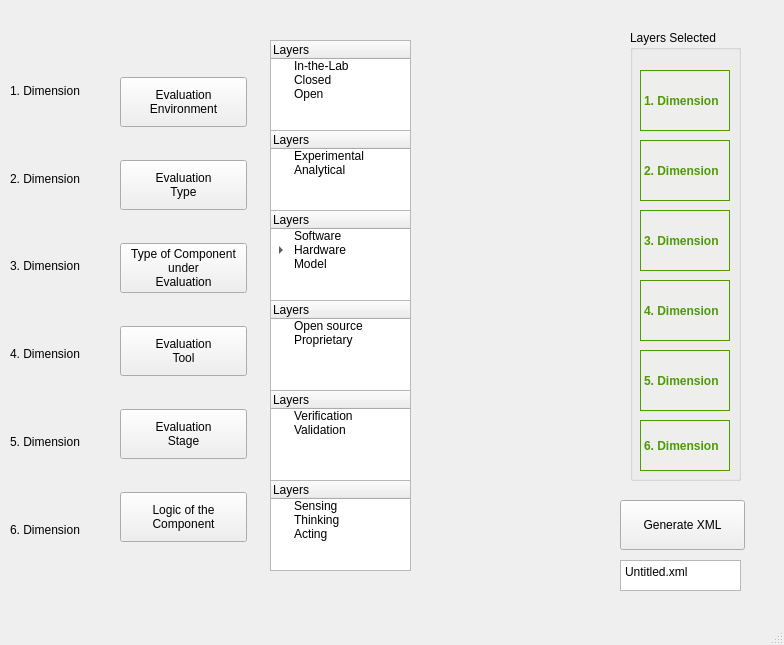
<?xml version="1.0" encoding="UTF-8"?>
<ui version="4.0">
 <class>MainWindow</class>
 <widget class="QMainWindow" name="MainWindow">
  <property name="geometry">
   <rect>
    <x>0</x>
    <y>0</y>
    <width>784</width>
    <height>645</height>
   </rect>
  </property>
  <property name="sizePolicy">
   <sizepolicy hsizetype="Preferred" vsizetype="Preferred">
    <horstretch>0</horstretch>
    <verstretch>0</verstretch>
   </sizepolicy>
  </property>
  <property name="windowTitle">
   <string>V&amp;V Framework</string>
  </property>
  <widget class="QWidget" name="centralwidget">
   <widget class="QWidget" name="verticalLayoutWidget">
    <property name="geometry">
     <rect>
      <x>120</x>
      <y>50</y>
      <width>127</width>
      <height>521</height>
     </rect>
    </property>
    <layout class="QVBoxLayout" name="verticalLayout">
     <property name="sizeConstraint">
      <enum>QLayout::SetDefaultConstraint</enum>
     </property>
     <item>
      <widget class="QPushButton" name="EvaEnvPB">
       <property name="maximumSize">
        <size>
         <width>130</width>
         <height>50</height>
        </size>
       </property>
       <property name="text">
        <string>Evaluation
Environment</string>
       </property>
      </widget>
     </item>
     <item>
      <widget class="QPushButton" name="EvaTypePB">
       <property name="maximumSize">
        <size>
         <width>130</width>
         <height>50</height>
        </size>
       </property>
       <property name="text">
        <string>Evaluation
Type</string>
       </property>
      </widget>
     </item>
     <item>
      <widget class="QPushButton" name="TypeCompPB">
       <property name="maximumSize">
        <size>
         <width>130</width>
         <height>50</height>
        </size>
       </property>
       <property name="text">
        <string>Type of Component
under
Evaluation</string>
       </property>
      </widget>
     </item>
     <item>
      <widget class="QPushButton" name="EvaToolPB">
       <property name="maximumSize">
        <size>
         <width>130</width>
         <height>50</height>
        </size>
       </property>
       <property name="text">
        <string>Evaluation
Tool</string>
       </property>
      </widget>
     </item>
     <item>
      <widget class="QPushButton" name="EvaStagePB">
       <property name="maximumSize">
        <size>
         <width>130</width>
         <height>50</height>
        </size>
       </property>
       <property name="text">
        <string>Evaluation
Stage</string>
       </property>
      </widget>
     </item>
     <item>
      <widget class="QPushButton" name="LogicPB">
       <property name="maximumSize">
        <size>
         <width>130</width>
         <height>50</height>
        </size>
       </property>
       <property name="text">
        <string>Logic of the
Component</string>
       </property>
      </widget>
     </item>
    </layout>
   </widget>
   <widget class="QWidget" name="verticalLayoutWidget_2">
    <property name="geometry">
     <rect>
      <x>10</x>
      <y>50</y>
      <width>91</width>
      <height>521</height>
     </rect>
    </property>
    <layout class="QVBoxLayout" name="verticalLayout_2">
     <item>
      <widget class="QLabel" name="label_4">
       <property name="text">
        <string>&lt;html&gt;&lt;head/&gt;&lt;body&gt;&lt;p&gt;1. Dimension&lt;/p&gt;&lt;/body&gt;&lt;/html&gt;</string>
       </property>
      </widget>
     </item>
     <item>
      <widget class="QLabel" name="label_3">
       <property name="text">
        <string>&lt;html&gt;&lt;head/&gt;&lt;body&gt;&lt;p&gt;2. Dimension&lt;/p&gt;&lt;/body&gt;&lt;/html&gt;</string>
       </property>
      </widget>
     </item>
     <item>
      <widget class="QLabel" name="label_2">
       <property name="text">
        <string>&lt;html&gt;&lt;head/&gt;&lt;body&gt;&lt;p&gt;3. Dimension&lt;/p&gt;&lt;/body&gt;&lt;/html&gt;</string>
       </property>
      </widget>
     </item>
     <item>
      <widget class="QLabel" name="label">
       <property name="text">
        <string>&lt;html&gt;&lt;head/&gt;&lt;body&gt;&lt;p&gt;4. Dimension&lt;/p&gt;&lt;/body&gt;&lt;/html&gt;</string>
       </property>
      </widget>
     </item>
     <item>
      <widget class="QLabel" name="label_5">
       <property name="text">
        <string>&lt;html&gt;&lt;head/&gt;&lt;body&gt;&lt;p&gt;5. Dimension&lt;/p&gt;&lt;/body&gt;&lt;/html&gt;</string>
       </property>
      </widget>
     </item>
     <item>
      <widget class="QLabel" name="label_6">
       <property name="text">
        <string>&lt;html&gt;&lt;head/&gt;&lt;body&gt;&lt;p&gt;6. Dimension&lt;/p&gt;&lt;/body&gt;&lt;/html&gt;</string>
       </property>
      </widget>
     </item>
    </layout>
   </widget>
   <widget class="QTreeWidget" name="EvaEnvTW">
    <property name="geometry">
     <rect>
      <x>270</x>
      <y>40</y>
      <width>141</width>
      <height>91</height>
     </rect>
    </property>
    <column>
     <property name="text">
      <string>Layers</string>
     </property>
    </column>
    <item>
     <property name="text">
      <string>In-the-Lab</string>
     </property>
    </item>
    <item>
     <property name="text">
      <string>Closed</string>
     </property>
    </item>
    <item>
     <property name="text">
      <string>Open</string>
     </property>
    </item>
   </widget>
   <widget class="QTreeWidget" name="EvaTypeTW">
    <property name="geometry">
     <rect>
      <x>270</x>
      <y>130</y>
      <width>141</width>
      <height>91</height>
     </rect>
    </property>
    <column>
     <property name="text">
      <string>Layers</string>
     </property>
    </column>
    <item>
     <property name="text">
      <string>Experimental</string>
     </property>
    </item>
    <item>
     <property name="text">
      <string>Analytical</string>
     </property>
    </item>
   </widget>
   <widget class="QTreeWidget" name="TypeCompTW">
    <property name="geometry">
     <rect>
      <x>270</x>
      <y>210</y>
      <width>141</width>
      <height>91</height>
     </rect>
    </property>
    <column>
     <property name="text">
      <string>Layers</string>
     </property>
    </column>
    <item>
     <property name="text">
      <string>Software</string>
     </property>
    </item>
    <item>
     <property name="text">
      <string>Hardware</string>
     </property>
     <item>
      <property name="text">
       <string>Sensor</string>
      </property>
     </item>
     <item>
      <property name="text">
       <string>MCU</string>
      </property>
     </item>
     <item>
      <property name="text">
       <string>Camera</string>
      </property>
     </item>
    </item>
    <item>
     <property name="text">
      <string>Model</string>
     </property>
    </item>
   </widget>
   <widget class="QTreeWidget" name="EvaToolTW">
    <property name="geometry">
     <rect>
      <x>270</x>
      <y>300</y>
      <width>141</width>
      <height>91</height>
     </rect>
    </property>
    <column>
     <property name="text">
      <string>Layers</string>
     </property>
    </column>
    <item>
     <property name="text">
      <string>Open source</string>
     </property>
    </item>
    <item>
     <property name="text">
      <string>Proprietary</string>
     </property>
    </item>
   </widget>
   <widget class="QTreeWidget" name="EvaStageTW">
    <property name="geometry">
     <rect>
      <x>270</x>
      <y>390</y>
      <width>141</width>
      <height>91</height>
     </rect>
    </property>
    <column>
     <property name="text">
      <string>Layers</string>
     </property>
    </column>
    <item>
     <property name="text">
      <string>Verification</string>
     </property>
    </item>
    <item>
     <property name="text">
      <string>Validation</string>
     </property>
    </item>
   </widget>
   <widget class="QTreeWidget" name="LogicTW">
    <property name="geometry">
     <rect>
      <x>270</x>
      <y>480</y>
      <width>141</width>
      <height>91</height>
     </rect>
    </property>
    <column>
     <property name="text">
      <string>Layers</string>
     </property>
    </column>
    <item>
     <property name="text">
      <string>Sensing</string>
     </property>
    </item>
    <item>
     <property name="text">
      <string>Thinking</string>
     </property>
    </item>
    <item>
     <property name="text">
      <string>Acting</string>
     </property>
    </item>
   </widget>
   <widget class="QGroupBox" name="groupBox">
    <property name="geometry">
     <rect>
      <x>630</x>
      <y>30</y>
      <width>111</width>
      <height>451</height>
     </rect>
    </property>
    <property name="title">
     <string>Layers Selected</string>
    </property>
    <widget class="QLabel" name="Dim1SelectedLabel">
     <property name="geometry">
      <rect>
       <x>10</x>
       <y>40</y>
       <width>90</width>
       <height>61</height>
      </rect>
     </property>
     <property name="font">
      <font>
       <weight>75</weight>
       <bold>true</bold>
      </font>
     </property>
     <property name="autoFillBackground">
      <bool>false</bool>
     </property>
     <property name="styleSheet">
      <string notr="true">background-color: rgb(238, 238, 236);
border-color: rgb(114, 159, 207);
color: rgb(78, 154, 6);</string>
     </property>
     <property name="frameShape">
      <enum>QFrame::Box</enum>
     </property>
     <property name="midLineWidth">
      <number>2</number>
     </property>
     <property name="text">
      <string>1. Dimension</string>
     </property>
    </widget>
    <widget class="QLabel" name="Dim2SelectedLabel">
     <property name="geometry">
      <rect>
       <x>10</x>
       <y>110</y>
       <width>90</width>
       <height>61</height>
      </rect>
     </property>
     <property name="font">
      <font>
       <weight>75</weight>
       <bold>true</bold>
      </font>
     </property>
     <property name="autoFillBackground">
      <bool>false</bool>
     </property>
     <property name="styleSheet">
      <string notr="true">background-color: rgb(238, 238, 236);
border-color: rgb(114, 159, 207);
color: rgb(78, 154, 6);</string>
     </property>
     <property name="frameShape">
      <enum>QFrame::Box</enum>
     </property>
     <property name="midLineWidth">
      <number>2</number>
     </property>
     <property name="text">
      <string>2. Dimension</string>
     </property>
    </widget>
    <widget class="QLabel" name="Dim3SelectedLabel">
     <property name="geometry">
      <rect>
       <x>10</x>
       <y>180</y>
       <width>90</width>
       <height>61</height>
      </rect>
     </property>
     <property name="font">
      <font>
       <weight>75</weight>
       <bold>true</bold>
      </font>
     </property>
     <property name="autoFillBackground">
      <bool>false</bool>
     </property>
     <property name="styleSheet">
      <string notr="true">background-color: rgb(238, 238, 236);
border-color: rgb(114, 159, 207);
color: rgb(78, 154, 6);</string>
     </property>
     <property name="frameShape">
      <enum>QFrame::Box</enum>
     </property>
     <property name="midLineWidth">
      <number>2</number>
     </property>
     <property name="text">
      <string>3. Dimension</string>
     </property>
    </widget>
    <widget class="QLabel" name="Dim4SelectedLabel">
     <property name="geometry">
      <rect>
       <x>10</x>
       <y>250</y>
       <width>90</width>
       <height>61</height>
      </rect>
     </property>
     <property name="font">
      <font>
       <weight>75</weight>
       <bold>true</bold>
      </font>
     </property>
     <property name="autoFillBackground">
      <bool>false</bool>
     </property>
     <property name="styleSheet">
      <string notr="true">background-color: rgb(238, 238, 236);
border-color: rgb(114, 159, 207);
color: rgb(78, 154, 6);</string>
     </property>
     <property name="frameShape">
      <enum>QFrame::Box</enum>
     </property>
     <property name="midLineWidth">
      <number>2</number>
     </property>
     <property name="text">
      <string>4. Dimension</string>
     </property>
    </widget>
    <widget class="QLabel" name="Dim5SelectedLabel">
     <property name="geometry">
      <rect>
       <x>10</x>
       <y>320</y>
       <width>90</width>
       <height>61</height>
      </rect>
     </property>
     <property name="font">
      <font>
       <weight>75</weight>
       <bold>true</bold>
      </font>
     </property>
     <property name="autoFillBackground">
      <bool>false</bool>
     </property>
     <property name="styleSheet">
      <string notr="true">background-color: rgb(238, 238, 236);
border-color: rgb(114, 159, 207);
color: rgb(78, 154, 6);</string>
     </property>
     <property name="frameShape">
      <enum>QFrame::Box</enum>
     </property>
     <property name="midLineWidth">
      <number>2</number>
     </property>
     <property name="text">
      <string>5. Dimension</string>
     </property>
    </widget>
    <widget class="QLabel" name="Dim6SelectedLabel">
     <property name="geometry">
      <rect>
       <x>10</x>
       <y>390</y>
       <width>90</width>
       <height>51</height>
      </rect>
     </property>
     <property name="font">
      <font>
       <weight>75</weight>
       <bold>true</bold>
      </font>
     </property>
     <property name="autoFillBackground">
      <bool>false</bool>
     </property>
     <property name="styleSheet">
      <string notr="true">background-color: rgb(238, 238, 236);
border-color: rgb(114, 159, 207);
color: rgb(78, 154, 6);</string>
     </property>
     <property name="frameShape">
      <enum>QFrame::Box</enum>
     </property>
     <property name="midLineWidth">
      <number>2</number>
     </property>
     <property name="text">
      <string>6. Dimension</string>
     </property>
    </widget>
   </widget>
   <widget class="QPushButton" name="GenerateXMLPB">
    <property name="geometry">
     <rect>
      <x>620</x>
      <y>500</y>
      <width>125</width>
      <height>50</height>
     </rect>
    </property>
    <property name="maximumSize">
     <size>
      <width>130</width>
      <height>50</height>
     </size>
    </property>
    <property name="text">
     <string>Generate XML</string>
    </property>
   </widget>
   <widget class="QPlainTextEdit" name="FileNameTE">
    <property name="geometry">
     <rect>
      <x>620</x>
      <y>560</y>
      <width>121</width>
      <height>31</height>
     </rect>
    </property>
    <property name="plainText">
     <string>Untitled.xml</string>
    </property>
   </widget>
  </widget>
  <widget class="QMenuBar" name="menubar">
   <property name="geometry">
    <rect>
     <x>0</x>
     <y>0</y>
     <width>784</width>
     <height>21</height>
    </rect>
   </property>
  </widget>
  <widget class="QStatusBar" name="statusbar"/>
 </widget>
 <resources/>
 <connections/>
</ui>
